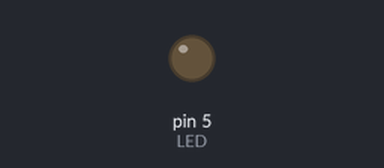
Bench run of a sketch on a simulated Arduino Uno, built with avr-gcc and run on an emulated ATmega328P. Shown: output pins drawn as LEDs (lit = HIGH).

Above: at 0.05 s.
At 1.85 s:
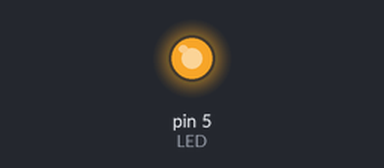
At 3.95 s:
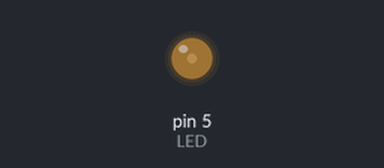
Timing chart, 0 to 9.2 s (numbered marks = the images above):
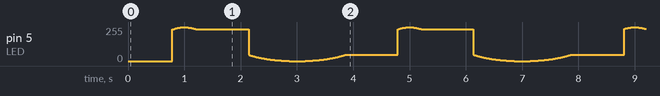

The sketch:

breathe.ino
```cpp
#include <math.h>

#define LED 5

void setup()
{
  pinMode(LED, OUTPUT);
}

void loop()
{
  float val = (exp(sin(millis()/2000.0*PI)) - 0.36787944)*108.0;
  analogWrite(LED, val);
}
```
